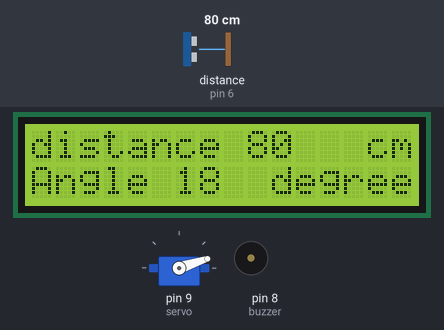
Simulated run of this sketch. Board: Arduino Uno, built with avr-gcc and run on an emulated ATmega328P. Shown: servo, 16×2 character LCD, buzzer (waves = sounding). Wiring (inferred from the names in the program): ultrasonic range finder: trigger pin 7; echo pin 6. The inputs (shaded band) are chosen by the test bench; at power-on: distance to the obstacle (sensor on pin 6) 80 cm. The echo pulse lasts 58.3 µs per cm; what the sketch prints to the serial monitor is not drawn.

Above: at 1.2 s.
1.3 s: distance to the obstacle (sensor on pin 6) set to 250 cm
3.0 s: distance to the obstacle (sensor on pin 6) set to 54 cm
At 3.8 s:
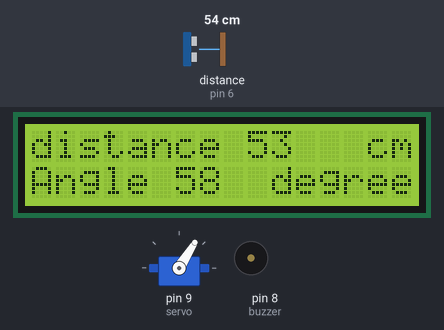
4.7 s: distance to the obstacle (sensor on pin 6) set to 48 cm
At 6.73 s:
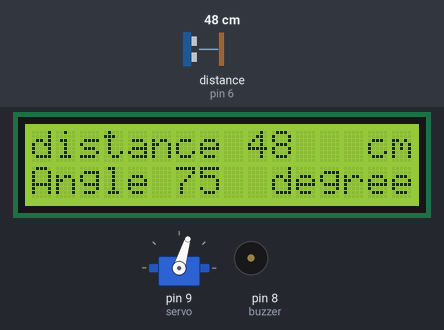
7.0 s: distance to the obstacle (sensor on pin 6) set to 53 cm
At 7.51 s:
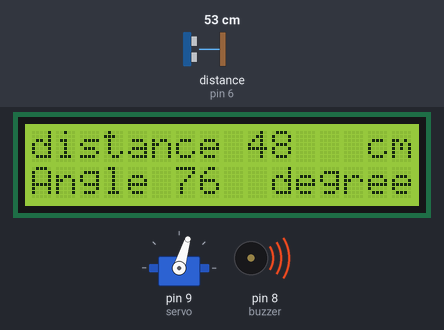
9.8 s: distance to the obstacle (sensor on pin 6) set to 120 cm
At 10.7 s:
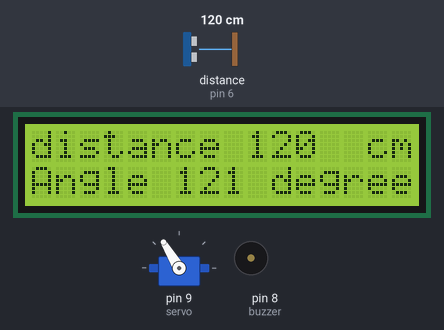
12.2 s: distance to the obstacle (sensor on pin 6) set to 2 cm
At 13.11 s:
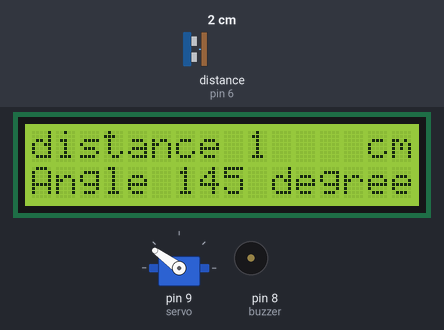
Timing chart, 0 to 16.2 s (numbered marks = the images above; inputs shaded):
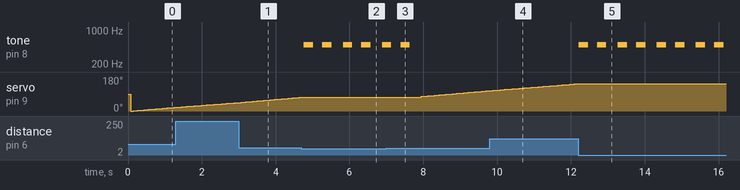

Measured:
- the behaviour switches between 51 and 50 cm on distance to the obstacle (sensor on pin 6) (found by bisection; images 1 and 2)
- after the input at 3.0 s, the display: first changes after 0.07 s (image 1 shows a later state)
- after the input at 4.7 s, tone on pin 8 (buzzer): alternates 500 Hz for 0.25 s and silent for 0.28 s, starting after 0.06 s; servo on pin 9 (servo): goes on until 4.7 s, then stays 73°
- after the input at 7.0 s, tone on pin 8 (buzzer): goes on until 7.6 s, then stays silent; servo on pin 9 (servo): moves from 73° to 107° over 1.8 s, starting after 0.95 s
- after the input at 12.2 s, tone on pin 8 (buzzer): alternates 500 Hz for 0.25 s and silent for 0.25 s, starting at once; servo on pin 9 (servo): stays 144° (without the input it goes to 145° after 0.02 s)
- what the display in image 2 shows lasts 1.1 s, from 5.8 s to 6.9 s

The sketch:

radar_buzzer_system.ino
```cpp
#include <Servo.h>
#include <LiquidCrystal.h>
const int buzzer = 8;
int trigPin = 7; int echoPin = 6; long duration; int distance; Servo servo;
const int rs = 12, en = 11, d4 = 5, d5 = 4, d6 = 3, d7 = 2;
LiquidCrystal lcd(rs, en, d4, d5, d6, d7);
void setup() {
  pinMode(trigPin, OUTPUT);
  pinMode(echoPin, INPUT);
  pinMode(buzzer, OUTPUT);
  Serial.begin(9600);
  digitalWrite(buzzer, HIGH);
  servo.attach(9);
  lcd.begin(16, 2);
}

void loop() {
  left();
  right();
}

void left() {

  for (int pos = 0; pos <= 180; pos += 1) {
    distance = echoloop();
    lcd.clear();
    if (distance < 175) {
      lcd.setCursor(0, 0);
      lcd.print("distance");
      lcd.setCursor(9, 0);
      lcd.print(distance);
      lcd.setCursor(14, 0);
      lcd.print("cm");
      lcd.setCursor(0, 1);
      lcd.print("Angle");
      lcd.setCursor(6, 1);
      lcd.print(pos);
      lcd.setCursor(10, 1);
      lcd.print("degree");
    }
    if (distance < 50) {
      tone(buzzer, 500);
      delay(250);
      noTone(buzzer);
      delay(250);

      tone(buzzer, 500);
      delay(250);
      noTone(buzzer);
      delay(250);
    }
    else {
      servo.write(pos);
      Serial.print(distance);
      Serial.print(" ");
    }
    digitalWrite(buzzer, HIGH);
    Serial.println(distance);
    delay(50);
  }
}

void right() {
  for (int pos = 180; pos >= 0; pos -= 1) {
    distance = echoloop();
    lcd.clear();
    if (distance < 175) {
      lcd.setCursor(0, 0);
      lcd.print("distance");
      lcd.setCursor(9, 0);

      lcd.print(distance);
      lcd.setCursor(14, 0);
      lcd.print("cm");
      lcd.setCursor(0, 1);
      lcd.print("Angle");
      lcd.setCursor(6, 1);
      lcd.print(pos);
      lcd.setCursor(10, 1);
      lcd.print("degree");
    }
    if (distance < 50) {
      tone(buzzer, 500);
      delay(250);
      noTone(buzzer);
      delay(250);
      tone(buzzer, 500);
      delay(250);
      noTone(buzzer);
      delay(250);
    }
    else {
      servo.write(pos);

      Serial.print(distance);
    }
    digitalWrite(buzzer, HIGH);
    Serial.println(distance);
    delay(50);
  }
}

int echoloop() {
  long duration, cm;
  pinMode(trigPin, OUTPUT);
  digitalWrite(trigPin, LOW);
  delayMicroseconds(2);
  digitalWrite(trigPin, HIGH);
  delayMicroseconds(10);
  digitalWrite(trigPin, LOW);
  pinMode(echoPin, INPUT);
  duration = pulseIn(echoPin, HIGH);
  cm = duration / 29 / 2;
  return cm;
}
```
